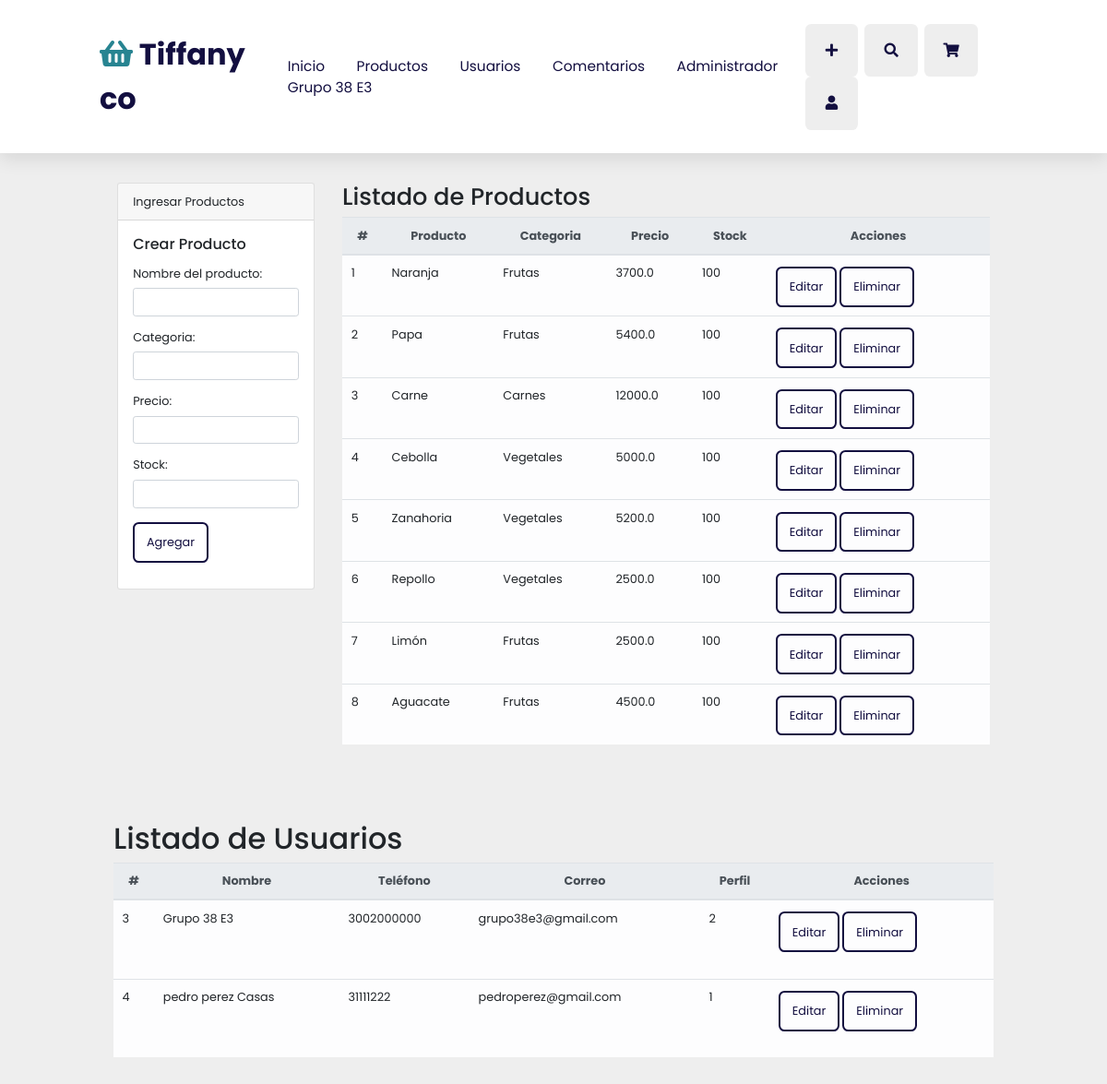
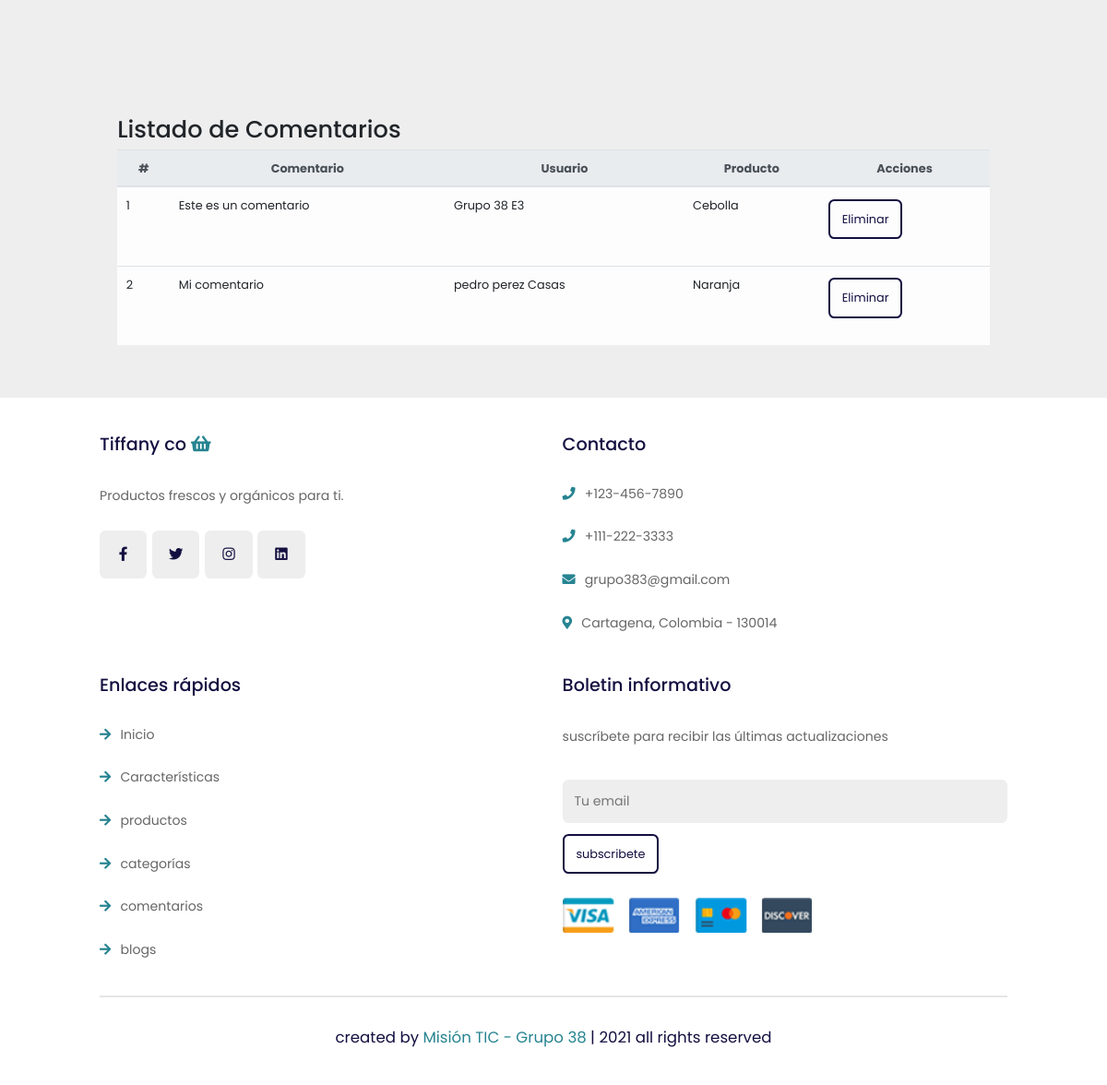
Screenshot of /home (signed in) with the database file from the repository (2 pictures, top to bottom).
### app.py (models this page shows)
class Users(db.Model):
    id = db.Column(db.Integer, primary_key=True)
    nombre = db.Column(db.String(150), nullable=False)
    telefono = db.Column(db.String(20), nullable=False)
    email = db.Column(db.String(100), unique=True, nullable=False)
    password = db.Column(db.String(80), nullable=False)
    perfil = db.Column(db.String(1), default='1')
    comentario = db.relationship("Comentarios", backref="users")
    compra = db.relationship('Compras', backref='users')

class Products(db.Model):
    id = db.Column(db.Integer, primary_key=True)
    producto = db.Column(db.String(150), nullable=False)
    categoria = db.Column(db.String(50), nullable=False)
    precio = db.Column(db.Float, default = 0.0)
    stock = db.Column(db.Integer, default=0)
    comentario = db.relationship('Comentarios', backref='products')
    compra = db.relationship('Compras', backref='products')

class Comentarios(db.Model):
    id = db.Column(db.Integer, primary_key=True)
    comentario = db.Column(db.String(300), nullable=False)
    id_user = db.Column(db.Integer, db.ForeignKey('users.id'), nullable=False)
    id_producto = db.Column(db.Integer, db.ForeignKey('products.id'), nullable=False)

### app.py (the view)
@ app.route('/home')
def home():
    if 'username' in session:
        productos = Products.query.all()
        users = Users.query.all()
        comentarios = Comentarios.query.all()
        return render_template('home.html', productos=productos, users=users, comentarios= comentarios)
    return redirect(url_for('inicio'))

### templates/home.html (shortened to what this page needs)
<!DOCTYPE html>
<html lang="en">
<head>
    <link rel="stylesheet" href="https://unpkg.com/swiper@7/swiper-bundle.min.css" />
    <link rel="stylesheet" href="https://cdnjs.cloudflare.com/ajax/libs/font-awesome/5.15.4/css/all.min.css">
    <link rel="stylesheet" href="https://maxcdn.bootstrapcdn.com/bootstrap/4.0.0/css/bootstrap.min.css">
    <link rel="stylesheet" href="{{url_for('static', filename='css/style.css') }}">
</head>
<body>
    <header class="header">
        <a href="{{url_for('home')}}" class="logo"> <i class="fas fa-shopping-basket"></i> Tiffany co </a>
        <nav class="navbar">
            <a href="{{url_for('home')}}">Inicio</a>
            <a href="#products">Productos</a>
            <a href="#usuarios">Usuarios</a>
            <a href="#review">Comentarios</a>
            <a href="#Products">Administrador</a>
            <a href="{{url_for('home')}}">{{session['username']}}</a>
        </nav>
        <div class="icons">
            <div class="fas fa-plus" id="register-btn"></div>
            <div class="fas fa-search" id="search-btn"></div>
            <div class="fas fa-shopping-cart" id="cart-btn"></div>
            <div class="fas fa-user" id="login-btn"></div>
        </div>
    </header>
    <section class="features">
        <div class="container mt-5">
            <h1>Gestión Tiffany co</h1>
        </div>
    </section>
    <section class="products" id="products">
        <div class="container p-4 mt-4">
            <div class="row">
                <div class="col-3">
                    <form method="post" action="{{url_for('crear_producto')}}" enctype="multipart/form-data">
                        <div class="card">
                            <div class="card-header">
                                Ingresar Productos
                            </div>
                            <div class="card-body">
                                <h5 class="card-title">Crear Producto</h5>
                                <p class="card-text">
                                <div class="form-group">
                                    <label for="producto">Nombre del producto:</label>
                                    <input id="producto" class="form-control" type="text" name="producto" required>
                                </div>
                                <div class="form-group">
                                    <label for="categoria">Categoria:</label>
                                    <input id="categoria" class="form-control" type="text" name="categoria" required>
                                </div>
                                <div class="form-group">
                                    <label for="precio">Precio:</label>
                                    <input id="precio" class="form-control" type="number" name="precio" required>
                                </div>
                                <div class="form-group">
                                    <label for="stock">Stock:</label>
                                    <input id="stock" class="form-control" type="text" name="stock" required>
                                </div>
                                <div class="form-group">
                                    <input class="btn btn-success" type="submit" value="Agregar">
                                </div>
                                </p>
                            </div>
                        </div>
                    </form>
                </div>
                <div class="col-9">
                    <h2>Listado de Productos</h2>
                    <table class="table table-light">
                        <thead class="thead-light">
                            <tr style="text-align: center">
                                <th>#</th>
                                <th>Producto</th>
                                <th>Categoria</th>
                                <th>Precio</th>
                                <th>Stock</th>
                                <th>Acciones</th>
                            </tr>
                        </thead>
                        <tbody>
                            {% for product in productos %}
                            <tr>
                                <td>{{product.id}}</td>
                                <td>{{product.producto}}</td>
                                <td>{{product.categoria}}</td>
                                <td>{{product.precio}}</td>
                                <td>{{product.stock}}</td>
                                <td>
                                    <a href="" class="btn btn-outline-info sm-4" data-toggle="modal"
                                        data-target="#modaleditproduct{{product.id}}">Editar</a>
                                    <a onclick="return confirm('¿Desea borrar el producto?')"
                                        class="btn btn-outline-danger sm-4"
                                        href="{{url_for('delete_product', id=product.id)}}">Eliminar</a>
                                </td>
                            </tr>
                            {% endfor %}
                        </tbody>
                    </table>
                </div>
            </div>
        </div>
    </section>
    <section class="usuarios" id="usuarios">
        <div class="container">
            <div class="row">
                <div class="col">
                    <h1>Listado de Usuarios</h1>
                    <table class="table table-light">
                        <thead class="thead-light">
                            <tr style="text-align: center">
                                <th>#</th>
                                <th>Nombre</th>
                                <th>Teléfono</th>
                                <th>Correo</th>
                                <th>Perfil</th>
                                <th>Acciones</th>
                            </tr>
                        </thead>
                        <tbody>
                            {% for user in users %}
                            <tr>
                                <td>{{user.id}}</td>
                                <td>{{user.nombre}}</td>
                                <td>{{user.telefono}}</td>
                                <td>{{user.email}}</td>
                                <td>{{user.perfil}}</td>
                                <td>
                                    <a href="" class="btn btn-default btn-rounded mb-4" data-toggle="modal"
                                        data-target="#modaledituser{{user.id}}">Editar</a>
                                    <a onclick="return confirm('¿Desea borrar el usuario?')"
                                        class="btn btn-danger btn-default btn-rounded mb-4"
                                        href="{{url_for('delete_user', id=user.id)}}">Eliminar</a>
                                </td>
                            </tr>
                            {% endfor %}
                        </tbody>
                    </table>
                </div>
            </div>
        </div>
    </section>
    <section class="review" id="review">
    </section>
    <section class="review" id="review">
        <div class="container p-4 mt-4">
            <div class="row">
                <div class="col">
                    <h2>Listado de Comentarios</h2>
                    <table class="table table-light">
                        <thead class="thead-light">
                            <tr style="text-align: center">
                                <th>#</th>
                                <th>Comentario</th>
                                <th>Usuario</th>
                                <th>Producto</th>
                                <th>Acciones</th>
                            </tr>
                        </thead>
                        <tbody>
                            {% for comenta in comentarios %}
                            <tr>
                                <td>{{comenta.id}}</td>
                                <td>{{comenta.comentario}}</td>
                                <td>{{comenta.users.nombre}}</td>
                                <td>{{comenta.products.producto}}</td>
                                <td>
                                    <a onclick="return confirm('¿Desea borrar el usuario?')"
                                        class="btn btn-danger btn-default btn-rounded mb-4"
                                        href="{{url_for('delete_comenta', id=comenta.id)}}">Eliminar</a>
                                </td>
                            </tr>
                            {% endfor %}
                        </tbody>
                    </table>
                </div>
            </div>
        </div>
    </section>
    <section class="footer">
        <div class="box-container">
            <div class="box">
                <h3> Tiffany co <i class="fas fa-shopping-basket"></i> </h3>
                <p>Productos frescos y orgánicos para ti.</p>
                <div class="share">
                    <a href="#" class="fab fa-facebook-f"></a>
                    <a href="#" class="fab fa-twitter"></a>
                    <a href="#" class="fab fa-instagram"></a>
                    <a href="#" class="fab fa-linkedin"></a>
                </div>
            </div>
            <div class="box">
                <h3>Contacto</h3>
                <a href="#" class="links"> <i class="fas fa-phone"></i> +123-456-7890 </a>
                <a href="#" class="links"> <i class="fas fa-phone"></i> +111-222-3333 </a>
                <a href="#" class="links"> <i class="fas fa-envelope"></i> grupo383@gmail.com </a>
                <a href="#" class="links"> <i class="fas fa-map-marker-alt"></i> Cartagena, Colombia - 130014 </a>
            </div>
            <div class="box">
                <h3>Enlaces rápidos</h3>
                <a href="#" class="links"> <i class="fas fa-arrow-right"></i> Inicio </a>
                <a href="#" class="links"> <i class="fas fa-arrow-right"></i> Características </a>
                <a href="#" class="links"> <i class="fas fa-arrow-right"></i> productos </a>
                <a href="#" class="links"> <i class="fas fa-arrow-right"></i> categorías </a>
                <a href="#" class="links"> <i class="fas fa-arrow-right"></i> comentarios </a>
                <a href="#" class="links"> <i class="fas fa-arrow-right"></i> blogs </a>
            </div>
            <div class="box">
                <h3>Boletin informativo</h3>
                <p>suscríbete para recibir las últimas actualizaciones</p>
                <input type="email" name="email_boletin" placeholder="Tu email" class="email">
                <input type="submit" value="subscribete" class="btn">
                <img src="{{url_for('static', filename='image/payment.png')}}" class="payment-img" alt="">
            </div>
        </div>
        <div class="credit"> created by <span> Misión TIC - Grupo 38 </span> | 2021 all rights reserved </div>
    </section>
</body>
</html>

### static/css/style.css (style rules this page uses)
:root { --orange:#278491; --black:#130f40; --light-color:#666; --box-shadow:0 .5rem 1.5rem rgba(0,0,0,.1); --border:.2rem solid rgba(0,0,0,.1); --outline:.1rem solid rgba(0,0,0,.1); --outline-hover:.2rem solid var(--black); }
* { font-family: 'Poppins', sans-serif; margin:0; padding:0; box-sizing: border-box; outline: none; border:none; text-decoration: none; transition: all .2s linear; }
html { font-size: 80%; overflow-x: hidden; scroll-behavior: smooth; scroll-padding-top: 7rem; }
body { background:#eee; }
section { padding:2rem 9%; }
.btn { margin-top: .2rem; display: inline-block; padding:.8rem 1rem; font-size: 1rem; border-radius: .5rem; border:.2rem solid var(--black); color:var(--black); cursor: pointer; background: none; }
.header { position: fixed; top:0; left:0; right: 0; z-index: 1000; display: flex; align-items: center; justify-content: space-between; padding:2rem 9%; background:#fff; box-shadow: var(--box-shadow); }
.header .logo { font-size: 2.5rem; font-weight: bolder; color:var(--black); }
.header .logo i { color:var(--orange); }
.header .navbar a { font-size: 1.2rem; margin:0 1rem; color:var(--black); }
.header .icons div { height: 4.5rem; width: 4.5rem; line-height: 4.5rem; border-radius: .5rem; background: #eee; color:var(--black); font-size: 1.2rem; margin-left: .3rem; cursor: pointer; text-align: center; }
.footer { background: #fff; }
.footer .box-container { display: grid; grid-template-columns: repeat(auto-fit, minmax(25rem, 1fr)); gap:1.5rem; }
.footer .box-container .box h3 { font-size: 1.5rem; color:var(--black); padding:1rem 0; }
.footer .box-container .box h3 i { color:var(--orange); }
.footer .box-container .box .links { display: block; font-size: 1.1rem; color:var(--light-color); padding:1rem 0; }
.footer .box-container .box .links i { color:var(--orange); padding-right: .5rem; }
.footer .box-container .box p { line-height: 1.8; font-size: 1.1rem; color:var(--light-color); padding:1rem 0; }
.footer .box-container .box .share a { height:4rem; width:4rem; line-height:4rem; border-radius: .5rem; font-size: 1.2rem; color:var(--black); margin-right: .2rem; background: #eee; text-align: center; }
.footer .box-container .box .email { width: 100%; margin:.7rem 0; padding:1rem; border-radius: .5rem; background: #eee; font-size: 1.1rem; color:var(--black); text-transform: none; }
.footer .box-container .box .payment-img { margin-top: 2rem; height: 3rem; display: block; }
.footer .credit { text-align: center; margin-top: 2rem; padding:1rem; padding-top: 2.5rem; font-size: 1.3rem; color:var(--black); border-top: var(--border); }
.footer .credit span { color:var(--orange); }

### rows the page displays
Users: username "Grupo 38 E3", id "3", nombre "Grupo 38 E3", telefono "3002000000", email "grupo38e3@gmail.com", perfil "2"
Products: id "1", producto "Naranja", categoria "Frutas", precio "3700.0", stock "100"
Products: id "2", producto "Papa", categoria "Frutas", precio "5400.0", stock "100"
Products: id "3", producto "Carne", categoria "Carnes", precio "12000.0", stock "100"
Products: id "4", producto "Cebolla", categoria "Vegetales", precio "5000.0", stock "100"
Products: id "5", producto "Zanahoria", categoria "Vegetales", precio "5200.0", stock "100"
Products: id "6", producto "Repollo", categoria "Vegetales", precio "2500.0", stock "100"
Products: id "7", producto "Limón", categoria "Frutas", precio "2500.0", stock "100"
Products: id "8", producto "Aguacate", categoria "Frutas", precio "4500.0", stock "100"
Users: id "4", nombre "pedro perez Casas", telefono "31111222", email "pedroperez@gmail.com", perfil "1"
Comentarios: id "1", comentario "Este es un comentario", users.nombre "Grupo 38 E3", products.producto "Cebolla"
Comentarios: id "2", comentario "Mi comentario", users.nombre "pedro perez Casas", products.producto "Naranja"
